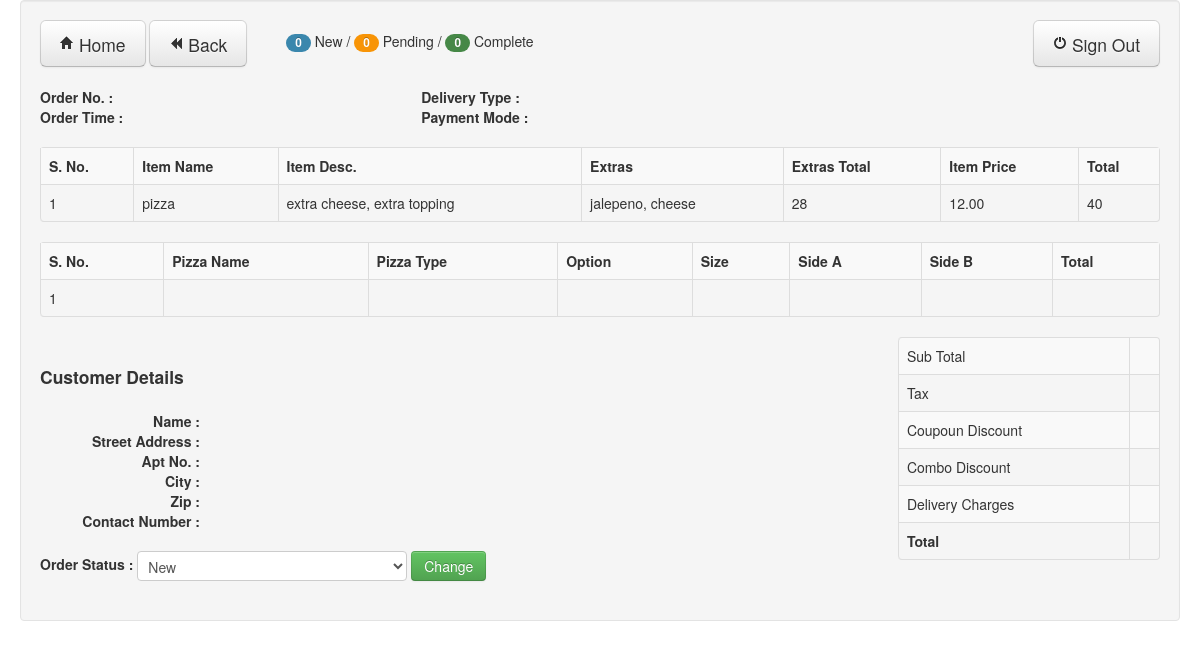
Before: /orderDetails.php?url_mainorder_id=2748359&url_user_id=11&url_status_id=2 (signed in) with the older database file.
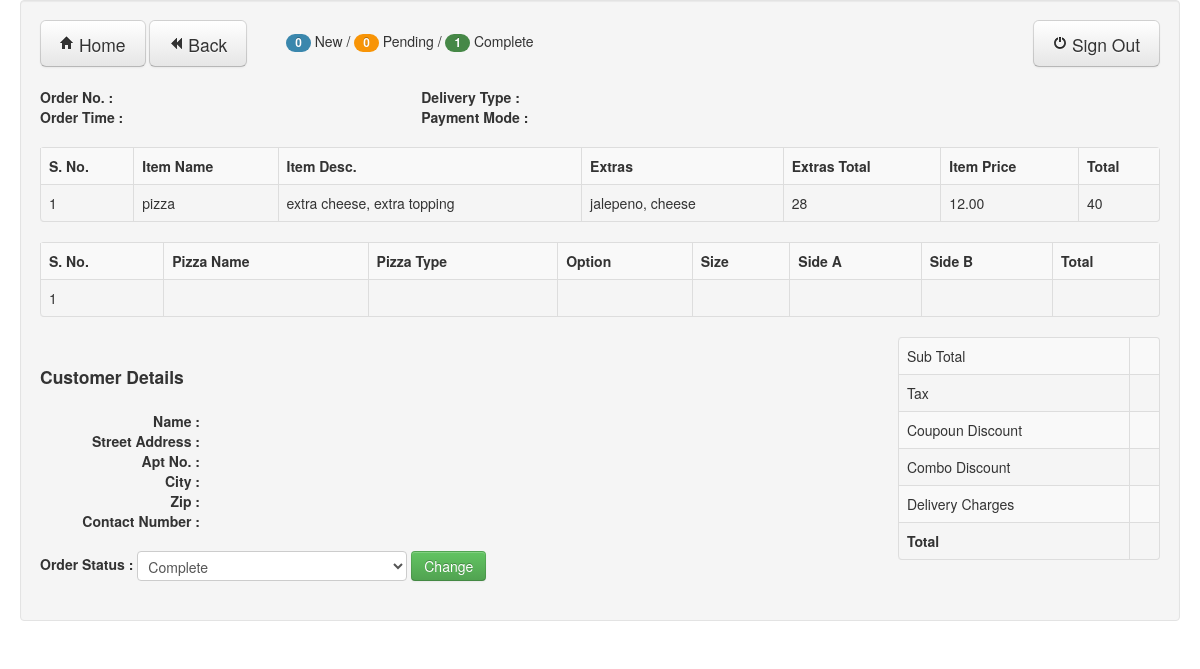
After: the same page with the newer database file.
### tables this page shows
CREATE TABLE IF NOT EXISTS `order_updt_status` (
  `username` varchar(255) NOT NULL,
  `userid` int(11) NOT NULL,
  `status` varchar(255) NOT NULL,
  `update_status` varchar(20) NOT NULL DEFAULT 'New',
  `mainorder_id` int(11) DEFAULT NULL, 
  UNIQUE KEY (`userid`, `status`, `mainorder_id`)
);

### orderDetails.php (the view, shortened to what the changed rows need)
<?php require_once('Connections/online_order.php'); ?>
<?php
$logoutAction = $_SERVER['PHP_SELF']."?doLogout=true";
if ((isset($_SERVER['QUERY_STRING'])) && ($_SERVER['QUERY_STRING'] != "")){
  $logoutAction .="&". htmlentities($_SERVER['QUERY_STRING']);
}
?>
<?php
if (!function_exists("GetSQLValueString")) {
function GetSQLValueString($theValue, $theType, $theDefinedValue = "", $theNotDefinedValue = "")
{
  $theValue = function_exists("mysql_real_escape_string") ? mysql_real_escape_string($theValue) : mysql_escape_string($theValue);
  switch ($theType) {
    case "long":
    case "int":
      $theValue = ($theValue != "") ? intval($theValue) : "NULL";
      break;
  }
  return $theValue;
}
}
$colname_rsUserInfo = "-1";
if (isset($_GET['url_user_id'])) {
  $colname_rsUserInfo = $_GET['url_user_id'];
}
$colname_rsOrderDetails = "-1";
if (isset($_GET['url_mainorder_id'])) {
  $colname_rsOrderDetails = $_GET['url_mainorder_id'];
}
$colname_Status = "-1";
if (isset($_GET['url_status_id'])) {
  $colname_Status = $_GET['url_status_id'];
}
$query_rsOrderStatus = sprintf("SELECT * FROM order_updt_status WHERE status = '%s' AND userid=%s AND mainorder_id = %s",$colname_Status,GetSQLValueString($colname_rsUserInfo, "int"),GetSQLValueString($colname_rsOrderDetails, "int"));
$rsOrderStatus = mysql_query($query_rsOrderStatus, $online_order) or die(mysql_error());
$row_orderStatus = mysql_fetch_assoc($rsOrderStatus);
$update_status = $row_orderStatus['update_status'];
$query_newOrder = sprintf("SELECT * FROM order_updt_status WHERE update_status = 'New' AND status='$colname_Status' AND userid = %s",GetSQLValueString($colname_rsUserInfo, "int") );
$query_pendingOrder = sprintf("SELECT * FROM order_updt_status WHERE update_status = 'Pending' AND status='$colname_Status' AND userid = %s",GetSQLValueString($colname_rsUserInfo, "int") );
$query_completeOrder = sprintf("SELECT * FROM order_updt_status WHERE update_status = 'Complete' AND status='$colname_Status' AND userid = %s",GetSQLValueString($colname_rsUserInfo, "int") );
$count_newOrder = mysql_query($query_newOrder, $online_order) or die(mysql_error());
$count_pendingOrder = mysql_query($query_pendingOrder, $online_order) or die(mysql_error());
$count_completeOrder = mysql_query($query_completeOrder, $online_order) or die(mysql_error());
$totalRows_newOrder = mysql_num_rows($count_newOrder);
$totalRows_pendingOrder = mysql_num_rows($count_pendingOrder);
$totalRows_completeOrder = mysql_num_rows($count_completeOrder);
?>
<!DOCTYPE html>
<html>
<head>
  <link href="css/bootstrap.min.css" rel="stylesheet" media="screen">
    </head>
    <body>
      <div class="container-fluid">
        <div class="row-fluid">
          <div class="well">
            <div class="row-fluid">
              <a href="viewOrder.php" class="btn btn-large" type="button"><i class="icon-home"> </i> Home</a>
       <a href="viewOrder.php" class="btn btn-large" type="button"><i class="icon-backward"> </i> Back</a>
         <span class="badge badge-info"><?php echo $totalRows_newOrder; ?></span> New /
         <span class="badge badge-warning"><?php echo $totalRows_pendingOrder; ?></span> Pending /
         <span class="badge badge-success"><?php echo $totalRows_completeOrder; ?></span> Complete
        <a href="<?php echo $logoutAction ?>">
               <button class="btn btn-large pull-right" type="button"><i class="icon-off"> </i> Sign Out</button>
              </a>
             </div>
          <br>
          <br>
          <table class="table table-striped table-bordered">
            <tr>
              <th>S. No.</th>
              <th>Item Name</th>
              <th>Item Desc.</th>
              <th>Extras</th>
              <th>Extras Total</th>
              <th>Item Price</th>
              <th>Total</th>
            </tr>
          </table>
                      <table class="table table-striped table-bordered">
              <tr>
              <th>S. No.</th>
                <th>Pizza Name</th>
                <th>Pizza Type</th>
                <th>Option</th>
                <th>Size</th>
                <th>Side A</th>
                <th>Side B</th>
                <th>Total</th>
              </tr>
            </table>
<div class="row-fluid">
<div class="span8">
          <br>
<form class="form-inline" method="adminOrderDetails.php">
<fieldset>
  <label class="control-label"><strong>Order Status : </strong></label>
    <select id="orderStatus" name="orderStatus" class="input-xlarge">
      <option value="New" <?php if($update_status == 'New') echo "selected"; ?>>New</option>
      <option value="Complete" <?php if($update_status == 'Complete') echo "selected"; ?>>Complete</option>
    </select>
<input id="orderChange" name="orderChange" class="btn btn-success" type="submit" value="Change">
</fieldset>
</form>
</div>
</div>
        </div>
      </div>
    </div>
  </body>
  </html>

Changed rows visible on the page:
added order_updt_status: orderStatus "Complete"
Other visible differences:
$totalRows_completeOrder: "0" → "1"
form field orderStatus: "New" → (not shown)
